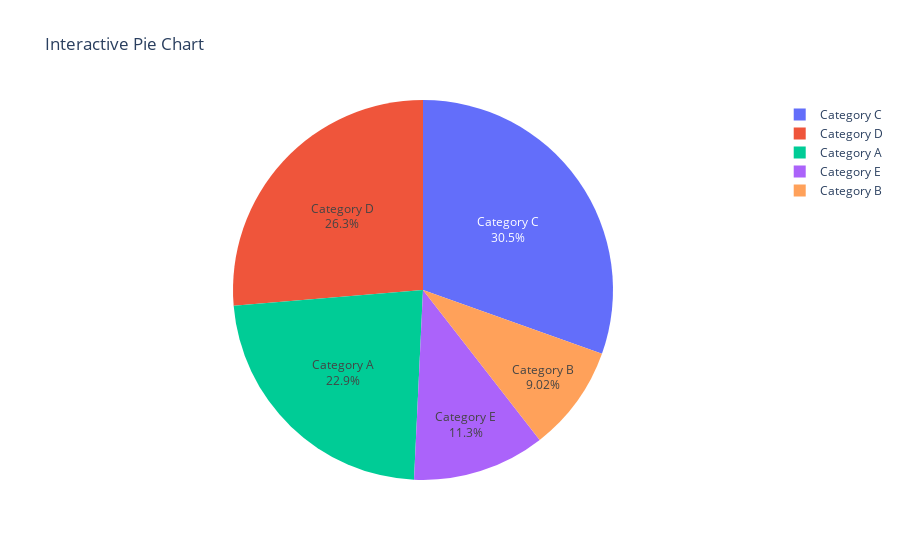

The code cell stored with this chart in its notebook:
### Code cell
'''#21) Using Plotly, create an interactive pie chart of randomly generated data, add labels and percentages, set 
the title as 'Interactive Pie Chart'.'''



# Step 1: Generate random data
np.random.seed(42)  # For reproducibility
categories = ['Category A', 'Category B', 'Category C', 'Category D', 'Category E']
values = np.random.randint(10, 100, size=len(categories))  # Random values for each category

# Create a DataFrame with the data
df = pd.DataFrame({'Category': categories, 'Value': values})

# Step 2: Create an interactive pie chart using Plotly
fig = px.pie(df, values='Value', names='Category', title='Interactive Pie Chart')  

# Step 3: Add labels and percentages
fig.update_traces(textposition='inside',textinfo='percent+label')  # Display percentages and category labels inside the slices

# Show the plot
fig.show()

### Figure 1 — Plotly figure (JSON) as saved in the notebook; plotly's stock layout.template omitted (floating-point values rounded to 4 significant figures)
{"data": [{"domain": {"x": [0, 1], "y": [0, 1]}, "hovertemplate": "Category=%{label}<br>Value=%{value}<extra></extra>", "labels": ["Category A", "Category B", "Category C", "Category D", "Category E"], "legendgroup": "", "name": "", "showlegend": true, "textinfo": "percent+label", "textposition": "inside", "type": "pie", "values": [61, 24, 81, 70, 30]}], "layout": {"autosize": true, "legend": {"tracegroupgap": 0}, "title": {"text": "Interactive Pie Chart"}}}
